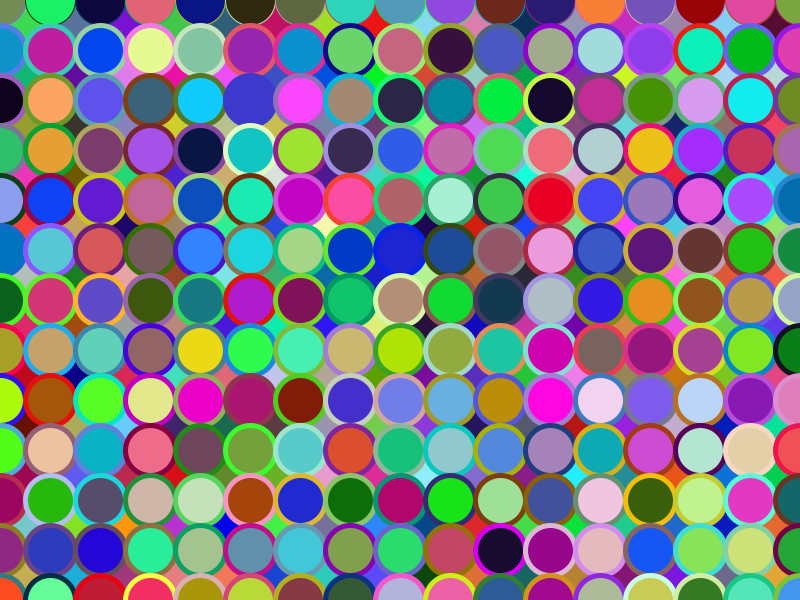
Frame 1 (no input)
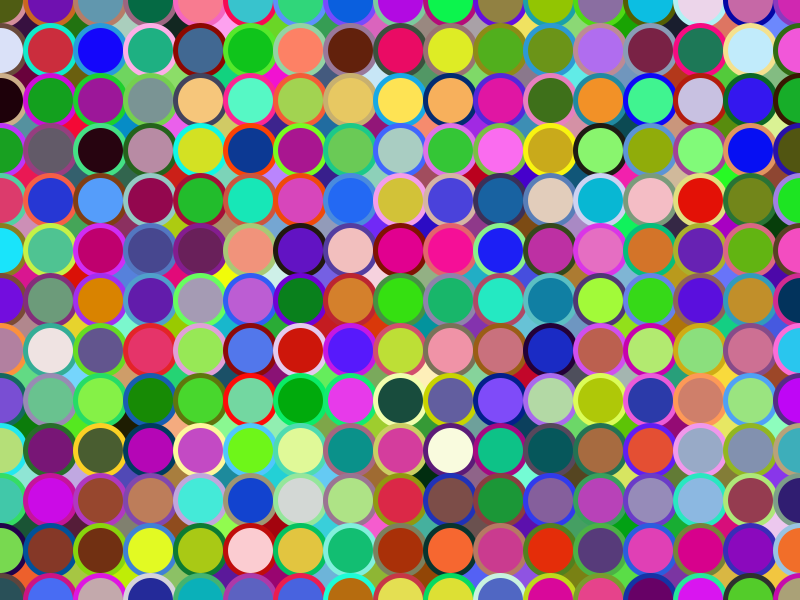
Frame 60 (the mouse pressed at the canvas centre just before this capture)
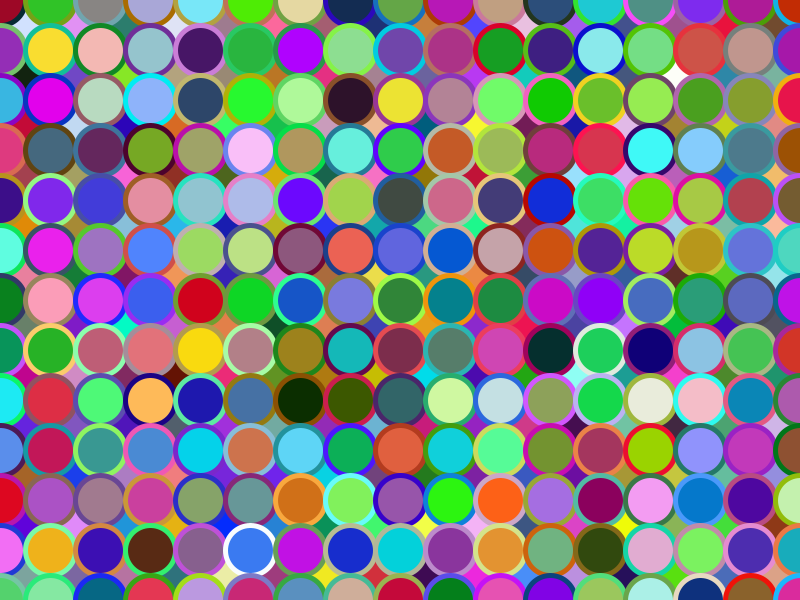
Frame 120 (the mouse held since frame 60 and released just before this capture)

The Processing sketch that drew these frames (run headless with seeded random() and noise(); from frame 60 on, the mouse is pressed at the canvas centre):

// Processing sketch: processing_90707
// ── processing_90707.pde

void setup(){
  size (800,600);
  smooth();
}

void draw(){
  noStroke();
  background(0);
  for(int yPos = 0; yPos < 800; yPos += 50){
    for(int xPos = 0; xPos < 900; xPos += 50){
      stroke(random(0,255),random(0,255),random(0,255));
      fill(random(0,255),random(0,255),random(0,255));
      rect(xPos,yPos,50,50);
      fill(random(0,255),random(0,255),random(0,255));
      ellipse(xPos,yPos,50,50);
    }
    stroke(0);
    strokeWeight(5);
    strokeJoin(ROUND);
    
   
  }
  delay(0);
}
